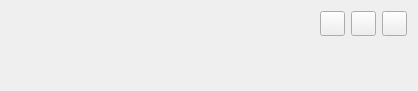
     <widget class="QWidget" name="page_6">
      <property name="geometry">
       <rect>
        <x>0</x>
        <y>0</y>
        <width>418</width>
        <height>91</height>
       </rect>
      </property>
      <attribute name="label">
       <string>2. Slice</string>
      </attribute>
      <layout class="QVBoxLayout" name="verticalLayout_3">
       <item>
        <layout class="QHBoxLayout" name="horizontalLayout_2">
         <item>
          <spacer name="horizontalSpacer_6">
           <property name="orientation">
            <enum>Qt::Horizontal</enum>
           </property>
           <property name="sizeHint" stdset="0">
            <size>
             <width>40</width>
             <height>20</height>
            </size>
           </property>
          </spacer>
         </item>
         <item>
          <widget class="QPushButton" name="pushButton_7">
           <property name="minimumSize">
            <size>
             <width>25</width>
             <height>25</height>
            </size>
           </property>
           <property name="maximumSize">
            <size>
             <width>25</width>
             <height>25</height>
            </size>
           </property>
           <property name="text">
            <string/>
           </property>
           <property name="icon">
            <iconset resource="../MeasureWidnow.qrc">
             <normaloff>:/new/measure/figure/measure_wind/open.png</normaloff>:/new/measure/figure/measure_wind/open.png</iconset>
           </property>
          </widget>
         </item>
         <item>
          <widget class="QPushButton" name="pushButton_2">
           <property name="minimumSize">
            <size>
             <width>25</width>
             <height>25</height>
            </size>
           </property>
           <property name="maximumSize">
            <size>
             <width>25</width>
             <height>25</height>
            </size>
           </property>
           <property name="text">
            <string/>
           </property>
           <property name="icon">
            <iconset resource="../CADWindow.qrc">
             <normaloff>:/cad_wind/figure/cad_wind/ok.png</normaloff>:/cad_wind/figure/cad_wind/ok.png</iconset>
           </property>
          </widget>
         </item>
         <item>
          <widget class="QPushButton" name="pushButton_9">
           <property name="minimumSize">
            <size>
             <width>25</width>
             <height>25</height>
            </size>
           </property>
           <property name="maximumSize">
            <size>
             <width>25</width>
             <height>25</height>
            </size>
           </property>
           <property name="text">
            <string/>
           </property>
           <property name="icon">
            <iconset resource="../MeshWindow.qrc">
             <normaloff>:/new/prefix1/figure/mesh_wind/see.png</normaloff>:/new/prefix1/figure/mesh_wind/see.png</iconset>
           </property>
           <property name="checkable">
            <bool>true</bool>
           </property>
          </widget>
         </item>
        </layout>
       </item>
       <item>
        <spacer name="verticalSpacer_2">
         <property name="orientation">
          <enum>Qt::Vertical</enum>
         </property>
         <property name="sizeHint" stdset="0">
          <size>
           <width>20</width>
           <height>40</height>
          </size>
         </property>
        </spacer>
       </item>
      </layout>
     </widget>
